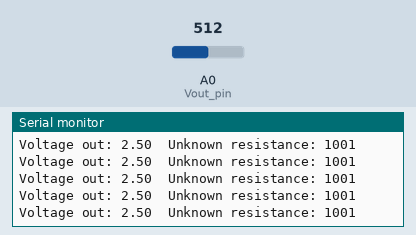
Recording of a sketch running on a simulated Arduino Uno, built with avr-gcc and run on an emulated ATmega328P. On the bench: the last lines printed to the serial monitor. The test bench sets the inputs (shaded band); at power-on: A0 (Vout_pin) = 512.

Above: at 4.2 s.
4.3 s: A0 (Vout_pin) set to 502
At 4.43 s:
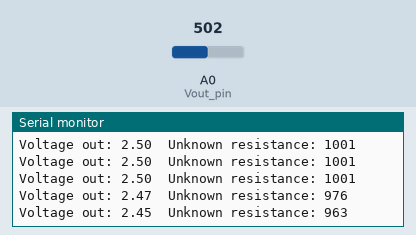
16.3 s: A0 (Vout_pin) set to 104
At 16.32 s:
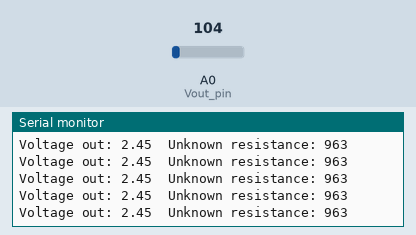
19.3 s: A0 (Vout_pin) set to 93
At 19.37 s:
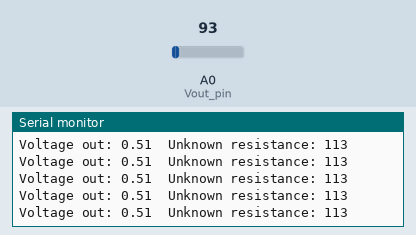
Timing chart, 0 to 22.3 s (numbered marks = the images above; inputs shaded):
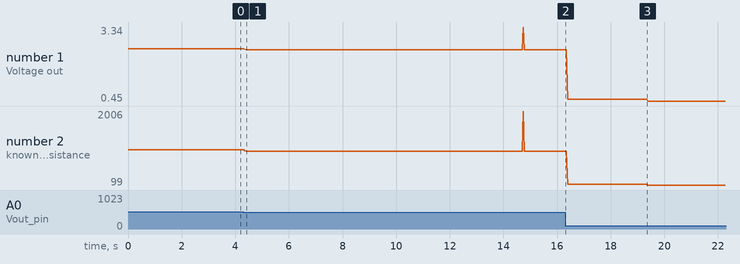

Measured:
- after the input at 4.3 s, the serial monitor: prints a new line after 0.06 s (image 1)
- plotted number 1: 2.5 → 2.45 after the input at 4.3 s, 2.45 → 0.51 after the input at 16.3 s, 0.51 → 0.45 after the input at 19.3 s
- plotted number 2: 1001 → 963 after the input at 4.3 s, 963 → 113 after the input at 16.3 s, 113 → 99 after the input at 19.3 s

The sketch:

Voltage_Divider_avg_over_interval.ino
```cpp
/*===========================================================     Header     ==============================================================*/

//  Katelyn Rosethorn M.
//  Tuesday, September 19th

//  Reading from a voltage divider, this takes the average of the last n (interval) voltage measurements,
//  calculates the unknown resistance from said measurements, and prints the average voltage and calculated
//  resistance each n measurements.


/*=========================================================   Define Constants   ==========================================================*/

//  Adjustable Constants:
//    - interval: The number of voltage measurements to average before calculating resistance
//    - Vout_pin: The analog port Vout is being measured from (plugged into)
//    - resistor_known: A voltage divider used to calculate an unknown resistance depends on a second known resistance. This is that resistance.
//              - (wow this is a really awkward phrasing)

const int interval = 100;
const int Vout_pin = A0;
const int resistor_known = 1000;

//  Static Constants:
//      - voltage_in:
//      - sensor_to_5V: scalar to shift analogRead(pin)'s integer between 0 and 1024 to the 0V to 5V ranges

const int voltage_in = 5;
const float sensor_to_5V = 5.0 / 1023;

/*=========================================================   Initialization   ============================================================*/

//  Init variables:
//    - sensor_reading: Holds the reading from the sensor
//    - voltage_out: Calculated quantity representing the voltage loss over the unknown resistor
//              - (sensor_reading * sensor_to_5V)
//    - resistor_unknown: Calculated quantity representing the experimentally determined resistance of the unknown resistor
//
//    - measurements: keeps track of measurements taken to calculate them every n measurements using modulo
//    - voltage sum: holds the voltage sum over n measurements to compute the average

int sensor_reading;
float voltage_out;
int resistor_unknown;

int measurements;
float voltage_sum;


// Setup function:
//  - Initializes the Serial at 9600 bits/second

void setup() {
  Serial.begin(9600);

  measurements = 0;
  voltage_sum = 0.0;
}

/*=============================================================   Loop   ====================================================================*/


void loop() {

  // Read voltage and convert to 0 to 5V
  sensor_reading = analogRead(Vout_pin);
  voltage_out = sensor_reading*sensor_to_5V;

  // Add to the voltage sum for this interval
  voltage_sum = voltage_out + voltage_sum;
  measurements++;

  // When an interval is completed, the average is taken, resistance calculated, and both printed
  if (measurements % interval == 0){

    // Compute the average voltage over the last n trials
    voltage_out = voltage_sum/float(interval);

    // Calculate the unknown resistance
    resistor_unknown = (voltage_out * resistor_known) / (voltage_in-voltage_out);

    // Print Results
    // Serial.println("========================================================================");
    // Serial.println("Voltage out = " + String(voltage_out));
    // Serial.println("Unknown resistance = " + String(resistor_unknown));
    Serial.print("Voltage out: ");
    Serial.print(voltage_out);
    Serial.print("\tUnknown resistance: ");
    Serial.println(resistor_unknown);

    // Reset sum
    voltage_sum = 0;
  }

}
```
